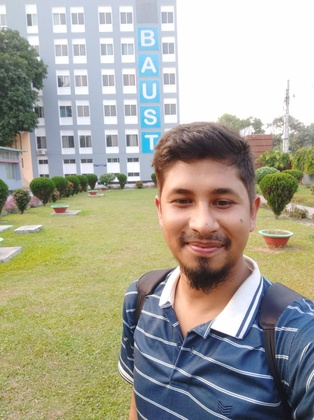
%> input picture Noise_Filtering/mypic.jpg, 314 x 420 px, shrunk from 958 x 1280 before the run
$ octave b_Mean_Median_Mode.m   (GNU Octave 9; MATLAB toolbox functions it lacks are replaced by stand-ins)
%> lines starting %> are read from the running program, lines starting %| are printed output that depends on the picture; in (x1, y1, x2, y2) boxes, pixels count from 0 and x2, y2 are one past the last pixel; in counts of white or black regions, pixels touching at a corner belong together; the program's own positions count from 1
clc; clear all;
img = imread('mypic.jpg');
%> img is the input picture: size 420x314x3 uint8; mean R, G, B 167, 165.3, 151.3
I = img;
Im = img;
img = rgb2gray(img);
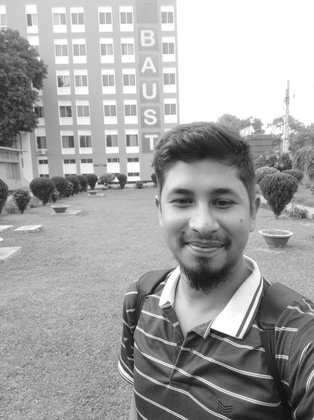
%> img: size 420x314 uint8; min 14, max 255, mean 164.2

[m,n] = size(img);
%> m = 420; n = 314
output = zeros(m,n);

img=imnoise(img, 'salt & pepper', 0.05);
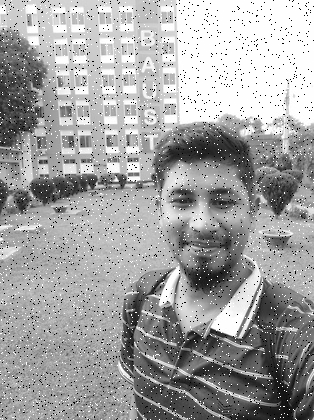
%> img: size 420x314 uint8; min 0, max 255, mean 162.4

% Mean
for i =1:m
    for j = 1:n
        rmin = max(1,i-1);
        rmax = min(m,i+1);
        cmin = max(1,j-1);
        cmax = min(n,j+1);
        temp = img(rmin:rmax, cmin:cmax);
        output(i,j) = mean(temp(:));
    end
end
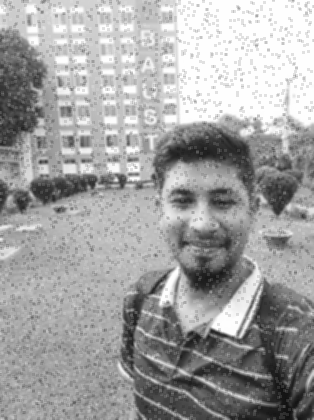
%> output: size 420x314 double; min 16.22, max 254.9, mean 162.4
output = uint8(output);
%> output: size 420x314 uint8

% Meadian
m=medfilt2(img, [7 7]);
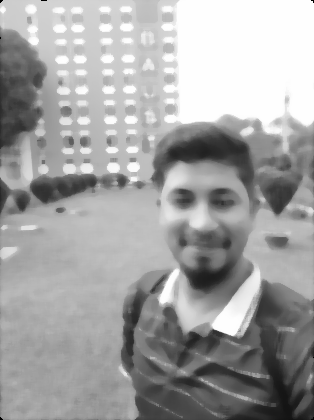
%> m: size 420x314 uint8; min 0, max 255, mean 163.2
nI = (img==0 | img==255);
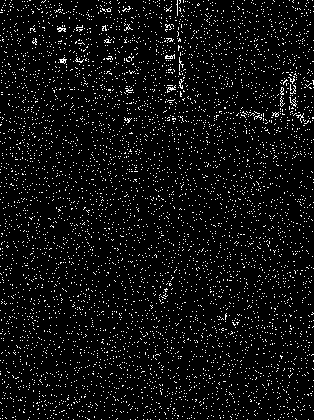
%> nI: size 420x314 logical; 5.8% white in thin lines or dots
I_nn = img;
I_nn(nI) = m(nI);
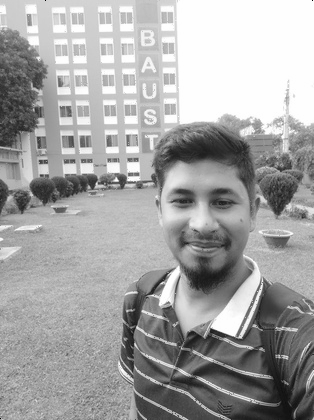
%> I_nn: size 420x314 uint8; 5.78% of pixels changed, all inside (x1, y1, x2, y2) = (0, 0, 314, 420)

%Rank
I = rgb2gray(I);
rank=2;
[m,n]=size(I);
c=zeros(m-2,n-1);
for i=1:m-2
  for j=1:n-2
    ss = sort(reshape(I(i:i+2, j:j+2), [1,9]));
    c(i+1,j+1)=ss(rank);
  end
end
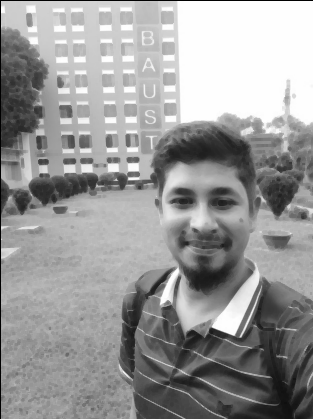
%> c: size 419x313 double; min 0, max 255, mean 153.4

% Display
subplot(321);
imshow(Im);
title("Original Image");
subplot(322);
imshow(img);
title("Noise Image");
subplot(323);
imshow(output);
title("Mean Filter");
subplot(324);
imshow(mat2gray(I_nn));
title("Media Filter");
subplot(325);
imshow(mat2gray(c));
title("Mode Filer");
